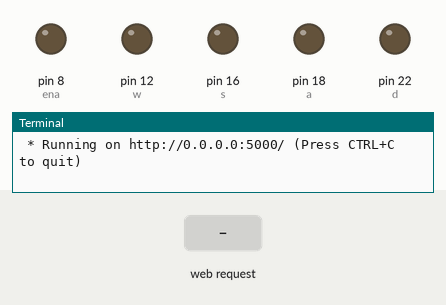
Simulated run of this program. Board: Raspberry Pi (header pin numbers). On the bench: output pins drawn as LEDs (lit = HIGH), the last lines printed to the terminal. Inputs (shaded band) come from the test bench. The clock reads 2024-03-15 10:24:30 at power-on unless the program sets it.

Above: at 1.2 s.
1.3 s: HTTP request for /control received with the fields direction=a
At 1.7 s:
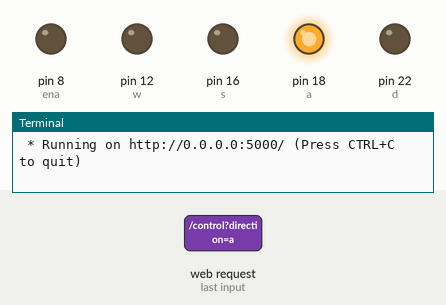
3.3 s: HTTP request for /control_ena received with the fields value=on
At 3.6 s:
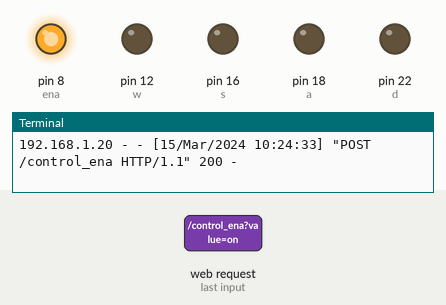
4.8 s: HTTP request for /control received with the fields direction=d
At 5.2 s:
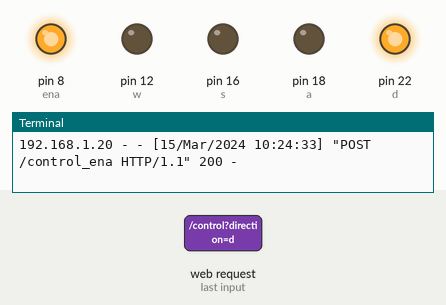
6.8 s: HTTP request for /control received with the fields direction=a
At 7.2 s:
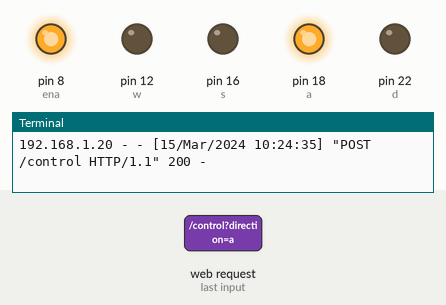
Timing chart, 0 to 9.8 s (numbered marks = the images above; inputs shaded):
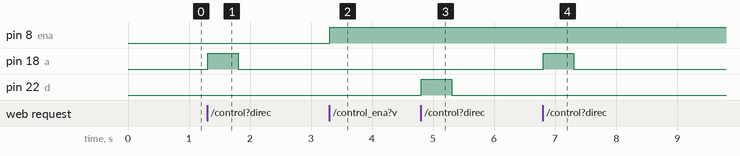

Measured:
- after the input at 1.3 s, pin 18 (a): LOW → HIGH at once, → LOW 0.50 s later
- after the input at 3.3 s, pin 8 (ena): LOW → HIGH at once
- after the input at 4.8 s, pin 22 (d): LOW → HIGH at once, → LOW 0.50 s later
- after the input at 6.8 s, pin 18 (a): LOW → HIGH at once, → LOW 0.50 s later

The program:

server.py
```python
import RPi.GPIO as GPIO
from flask import Flask, render_template, request
import time

# Настройка GPIO
GPIO.setmode(GPIO.BOARD)
pins = {
    'w': 12,  # GPIO 18 - Вперед
    's': 16,  # GPIO 23 - Назад
    'a': 18,  # GPIO 24 - Влево
    'd': 22,  # GPIO 25 - Вправо
    'ena': 8  # GPIO 8 - Управление ENA
}

# Настраиваем пины как выходы и выключаем их
for pin in pins.values():
    GPIO.setup(pin, GPIO.OUT)
    GPIO.output(pin, GPIO.LOW)

app = Flask(__name__)

# Функция активации пина
def activate_pin(pin):
    GPIO.output(pin, GPIO.HIGH)
    time.sleep(0.5)
    GPIO.output(pin, GPIO.LOW)

# Функция для регулирования ENA
def control_ena(value):
    if value == 'on':
        GPIO.output(pins['ena'], GPIO.HIGH)
    else:
        GPIO.output(pins['ena'], GPIO.LOW)

# Маршрут для главной страницы
@app.route('/')
def index():
    return render_template('index.html')

# Маршрут для получения команд управления
@app.route('/control', methods=['POST'])
def control():
    direction = request.form['direction']
    if direction in pins:
        activate_pin(pins[direction])
    return '', 204  # Пустой ответ с кодом 204 (успех, без контента)

# Маршрут для управления ENA с ползунка
@app.route('/control_ena', methods=['POST'])
def control_ena_route():
    value = request.form['value']
    control_ena(value)
    return '', 204  # Пустой ответ с кодом 204 (успех, без контента)

if __name__ == '__main__':
    try:
        app.run(host='0.0.0.0', port=5000)
    finally:
        GPIO.cleanup()  # Очищаем пины при завершении работы
```
